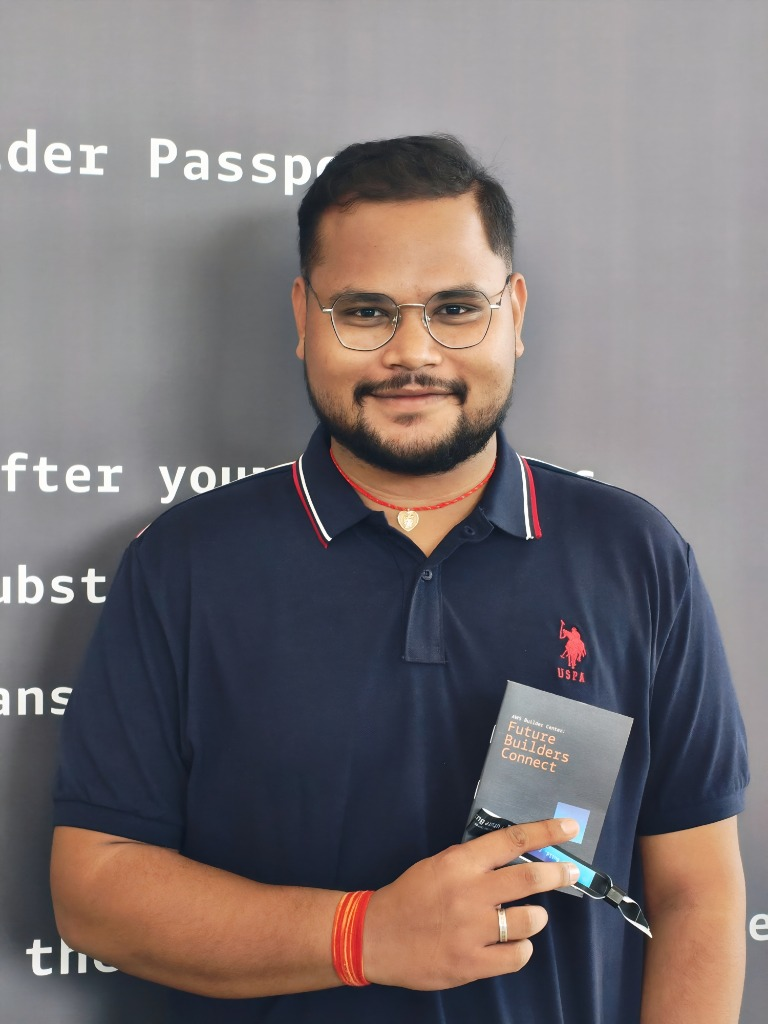
#> input picture Personal/assets/mukesh-kumar.jpg, 768 x 1024 px, given in place of photo.png, which was not available
$ python test_photo_enhancement.py
#> lines starting #> are read from the running program, lines starting #| are printed output that depends on the picture
import cv2
import numpy as np
import matplotlib.pyplot as plt

photo = cv2.imread("/Users/mukeshkumar/PORTFOLIO/Personal/inputs/photo.png")
#> photo is the input picture: shape (1024, 768, 3); mean B, G, R 114.8, 113.5, 121.4
h, w, _ = photo.shape
#> h = 1024; w = 768

# 1. Inspect alpha and hair region in original cutout
cutout = cv2.imread("/Users/mukeshkumar/PORTFOLIO/Personal/processed/photo_cutout.png", cv2.IMREAD_UNCHANGED)
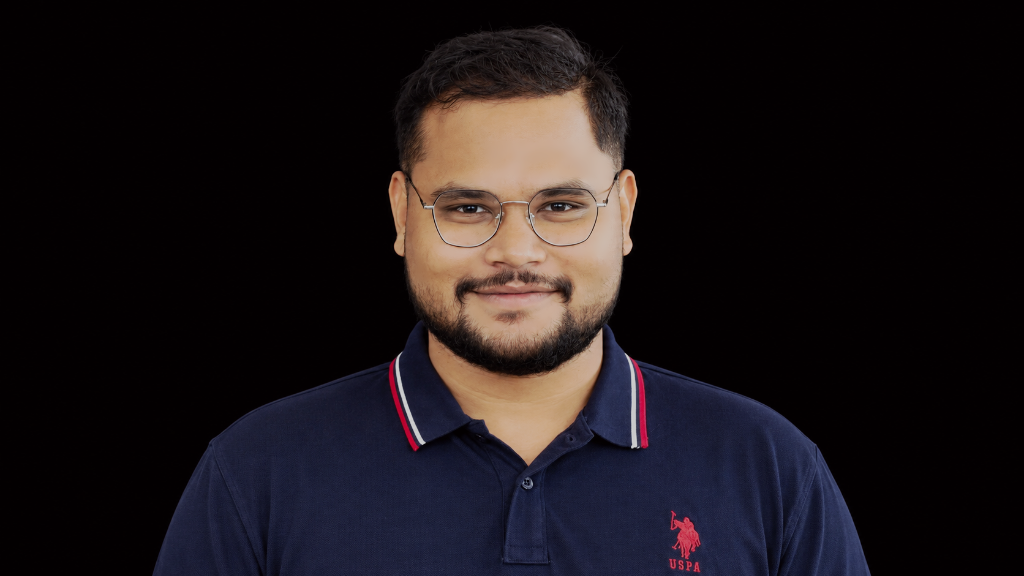
#> input picture Personal/photo_cutout.png, 1024 x 576 px, found by its file name
#> cutout is the input picture: shape (576, 1024, 4); mean B, G, R, A 24.2, 21.5, 27.6, 82.6
cur_alpha = cutout[:, :, 3]
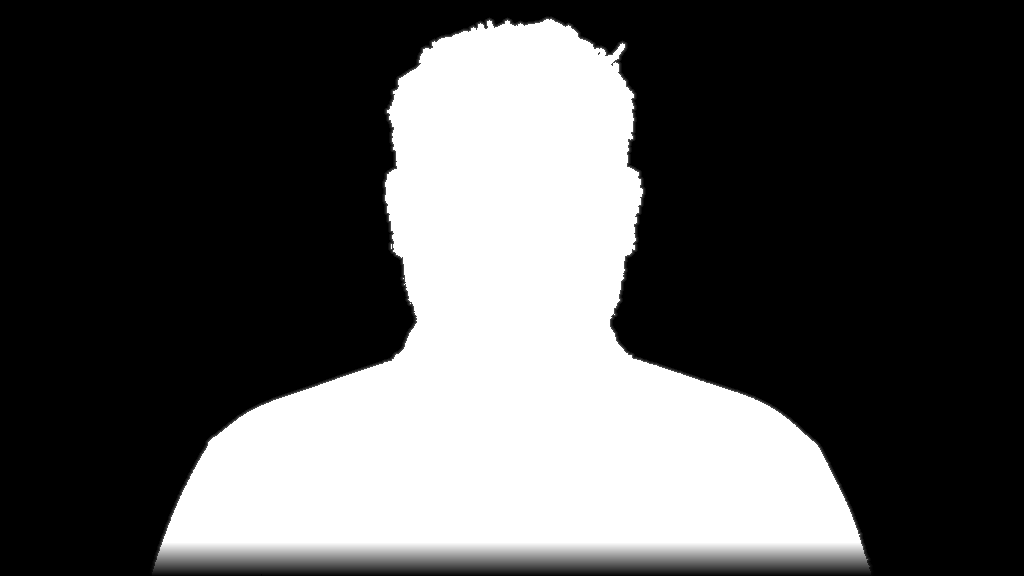
#> cur_alpha: shape (576, 1024); min 0, max 255, mean 82.6

# Check hair alpha distribution
hair_y1, hair_y2 = 20, 160
hair_x1, hair_x2 = 380, 640
hair_alpha_crop = cur_alpha[hair_y1:hair_y2, hair_x1:hair_x2]
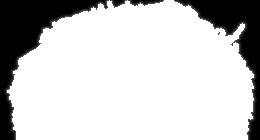
#> hair_alpha_crop: shape (140, 260); min 0, max 255, mean 202.1
print(f"Hair alpha min: {hair_alpha_crop.min()}, mean: {hair_alpha_crop.mean():.1f}, max: {hair_alpha_crop.max()}")
#| Hair alpha min: 0, mean: 202.1, max: 255
print(f"Pixels with alpha < 240 in hair: {(hair_alpha_crop < 240).sum()} / {hair_alpha_crop.size} ({(hair_alpha_crop < 240).mean()*100:.1f}%)")
#| Pixels with alpha < 240 in hair: 7815 / 36400 (21.5%)

# Face skin color distribution
face_crop = photo[140:340, 420:600]
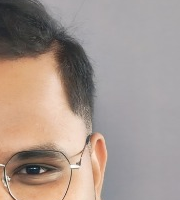
#> face_crop: shape (200, 180, 3); mean B, G, R 142.8, 150.7, 165.5
hsv = cv2.cvtColor(face_crop, cv2.COLOR_BGR2HSV)
#> hsv: shape (200, 180, 3); mean H, S, V 82.6, 35.1, 166.4
ycrcb = cv2.cvtColor(face_crop, cv2.COLOR_BGR2YCrCb)
#> ycrcb: shape (200, 180, 3); mean of channels 0, 1, 2 154.3, 136.1, 121.5
print("Face YCrCb Y range:", ycrcb[:,:,0].min(), ycrcb[:,:,0].max())
#| Face YCrCb Y range: 22 252
print("Face YCrCb Cr range:", ycrcb[:,:,1].min(), ycrcb[:,:,1].max())
#| Face YCrCb Cr range: 118 180
print("Face YCrCb Cb range:", ycrcb[:,:,2].min(), ycrcb[:,:,2].max())
#| Face YCrCb Cb range: 93 137
